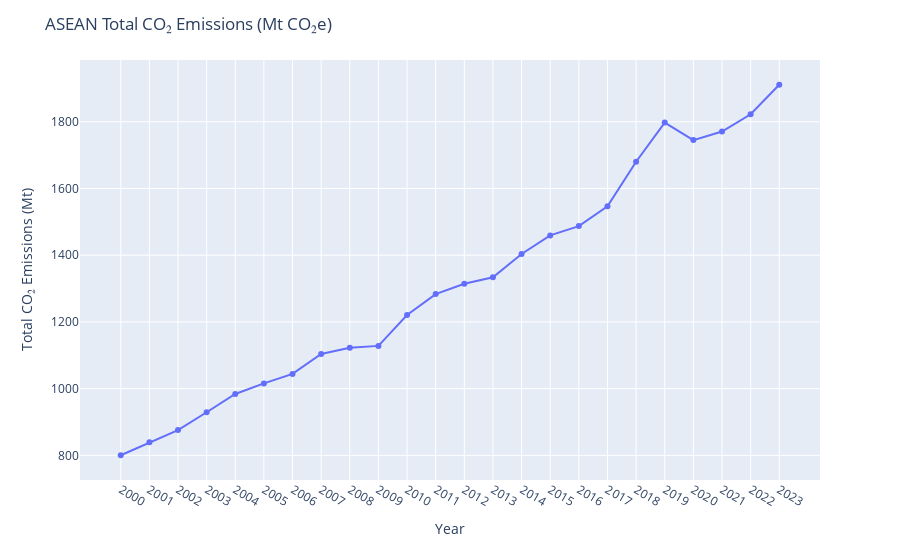

Here is the notebook cell this chart was saved with:
### Markdown cell above
#### 3.2.3 ASEAN Total CO2 Emission

### Code cell
fig = px.line(
    x=asean_total_co2.index,
    y=asean_total_co2.values,
    markers=True,
)

fig.update_layout(
    title="ASEAN Total CO₂ Emissions (Mt CO₂e)",
    xaxis_title="Year",
    yaxis_title="Total CO₂ Emissions (Mt)",
)

fig.show()

### Figure 1 — Plotly figure (JSON) as saved in the notebook; plotly's stock layout.template omitted (floating-point values rounded to 4 significant figures)
{"data": [{"hovertemplate": "x=%{x}<br>y=%{y}<extra></extra>", "legendgroup": "", "line": {"color": "#636efa", "dash": "solid"}, "marker": {"symbol": "circle"}, "mode": "lines+markers", "name": "", "orientation": "v", "showlegend": false, "type": "scatter", "x": ["2000", "2001", "2002", "2003", "2004", "2005", "2006", "2007", "2008", "2009", "2010", "2011", "2012", "2013", "2014", "2015", "2016", "2017", "2018", "2019", "2020", "2021", "2022", "2023"], "xaxis": "x", "y": [800.3, 839.1, 875.7, 929.2, 984.0, 1016.0, 1044.0, 1104.0, 1123.0, 1128.0, 1221.0, 1283.0, 1314.0, 1334.0, 1404.0, 1459.0, 1487.0, 1547.0, 1680.0, 1798.0, 1745.0, 1771.0, 1823.0, 1911.0], "yaxis": "y"}], "layout": {"legend": {"tracegroupgap": 0}, "margin": {"t": 60}, "title": {"text": "ASEAN Total CO₂ Emissions (Mt CO₂e)"}, "xaxis": {"anchor": "y", "domain": [0, 1], "title": {"text": "Year"}}, "yaxis": {"anchor": "x", "domain": [0, 1], "title": {"text": "Total CO₂ Emissions (Mt)"}}}}
